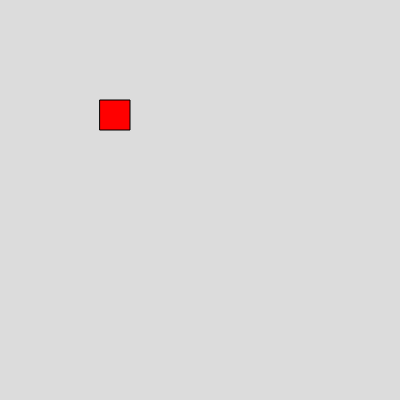
Frame 1 (no input)
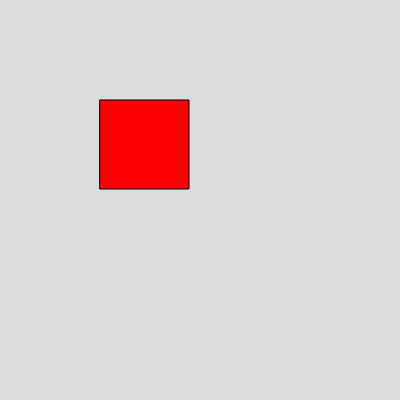
Frame 60 (no input)
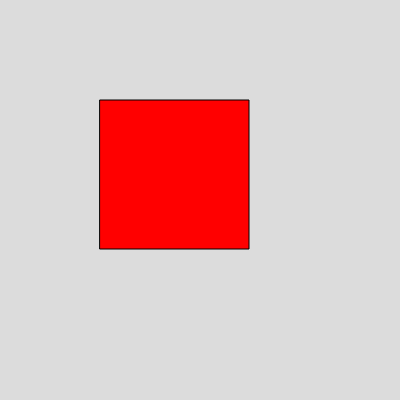
Frame 120 (the mouse pressed at the canvas centre since frame 60)

The p5.js sketch that drew these frames (run headless with seeded random() and noise() and a simulated clock; from frame 60 on, the mouse is pressed at the canvas centre):

// p5.js sketch
// ── sketch.js
let rectWidth = 30;
let rectHeight = 30;

function setup() {
  createCanvas(400, 400);
  // rectMode(CENTER);
}

function draw() {
  background(220);
  fill(255, 0, 0);
  rect(100, 100, rectWidth, rectHeight);
  
  rectWidth += 1;
  rectHeight += 1;
}
